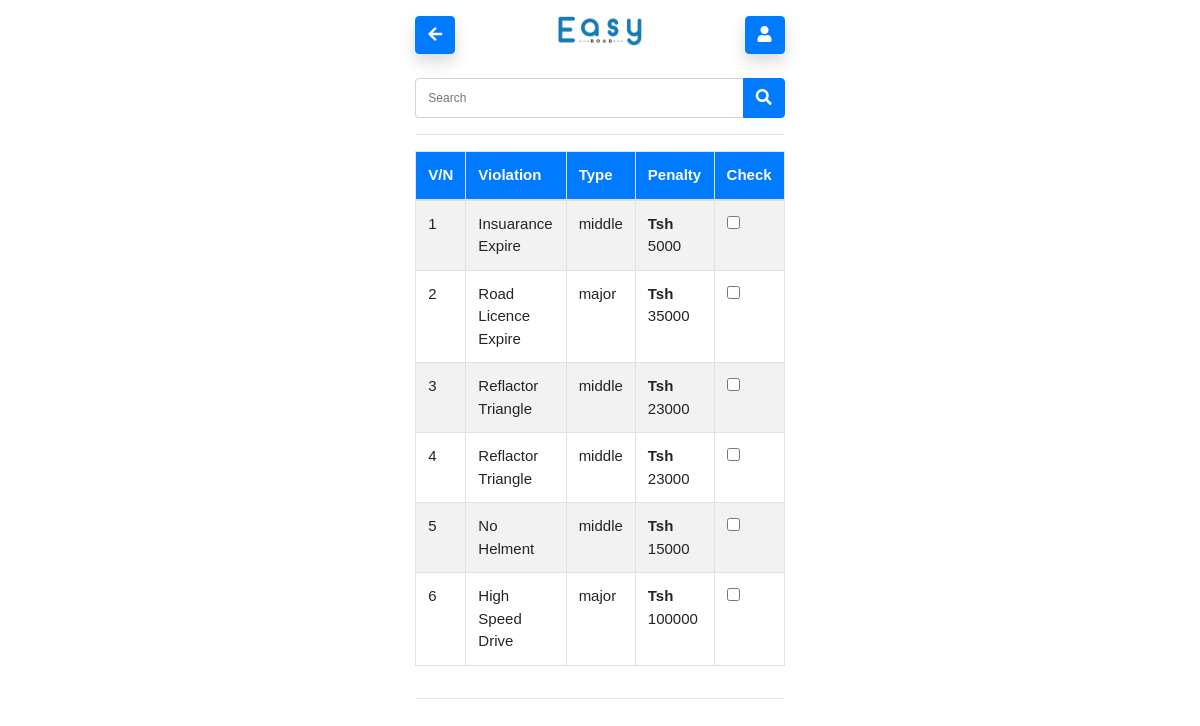
Page /help.php (signed in) on the committed database.
### tables this page shows
CREATE TABLE `violation` (
  `violation_id` int(11) NOT NULL,
  `violation` varchar(100) NOT NULL,
  `vtype` varchar(255) NOT NULL,
  `penalt` int(11) NOT NULL
);

### help.php (the view, shortened to what this page needs)
<?php
require("./Handlers/connection.php");
$search = "";
if (isset($_POST["search"]) && $_POST["search"] != ""){
  $search = $_POST["search"];
  $stmt = $conn->prepare("SELECT * FROM `violation` WHERE violation LIKE '%" . $search . "%'");
}else{
  $stmt = $conn->prepare("SELECT * FROM `violation`");
}
?>
<!DOCTYPE html>
<html lang="en">
<head>
    <?php include 'links.php'; ?>
</head>
<body class="item-align-center">
<div class="container-fluid p-3">
<div class="row">
    <div class="col-lg-4 col-md-3"></div>
    <div class="col-lg-4 col-md-6">
<div class="row" id="header-mobile">
    <div class="col-lg-4 col-md-4 col-4">
        <div class="nav-item">
            <a href="home.php" class="btn btn-primary shadow">
                <i class="fa fa-arrow-left"></i>
              </a>
        </div>
    </div>
    <div class="col-lg-4 col-md-4 col-4 text-center">
        <div class="nav-item">
        <a href="home.php" ><i class="shadow"> </i> <img src="Assets/img/easy-logo 1.png" height="30px" alt=""></a>
        </div>
    </div>
    <div class="col-lg-4 col-md-4 col-4 text-right">
        <div class="nav-item">
            <a href="user.php" class="btn btn-primary shadow">
                <i class="fa fa-user"></i>
              </a>
        </div>
    </div>
</div>
<form action="help.php" method="POST">
<div class="input-group mb-3 mt-4">
    <input type="text" class="form-control search" name="search" placeholder="Search"value="<?php echo $search; ?>" >
    <div class="input-group-append">
    </span> <button class="btn btn-primary search"><i class="fa fa-search "></i></button> </span>
    </div>
  </div>
</form>
  <hr>
        <div class="table-responsive">
        <table class="table table-bordered table-striped">
          <thead class="bg-primary text-white">
            <tr>
              <th>V/N</th>
              <th>Violation</th>
              <th>Type</th>
              <th>Penalty</th>
              <th>Check</th>
            </tr>
          </thead>
          <tbody>
          <?php
$stmt->execute();
$result=$stmt->fetchAll();
$no = 0;
foreach($result as $res){
$no++;
  ?>
            <tr>
            <td value="#"><?php  echo $no; ?></td>
              <td value="#"><?php  echo $res['violation'] ?></td>
              <td value="#"><?php  echo $res['vtype'] ?></td>
              <td value="#"><b>Tsh </b><?php  echo $res['penalt'] ?></td>
              <td><input type="checkbox"></td>
            </tr>
            <?php
}
    ?>
          </tbody>
        </table>
        </div>
<hr>
  </div>
  </div>
</div>
</body>
</html>

### Assets/css/style.css (style rules this page uses)
body { font-family: 'poppins', sans-serif; font-size: 15px; color: #2c2c2c; }
a { text-decoration: none; }
.form-control { font-size: 12px; min-height: 30px; font-weight: 500; }
.search { height: 40px; }
* { margin:0; padding:0; box-sizing:border-box; }

### rows in the picture
violation: violation "Insuarance Expire", vtype "middle", penalt "5000"
violation: violation "Road Licence Expire", vtype "major", penalt "35000"
violation: violation "Reflactor Triangle", vtype "middle", penalt "23000"
violation: violation "Reflactor Triangle", vtype "middle", penalt "23000"
violation: violation "No Helment", vtype "middle", penalt "15000"
violation: violation "High Speed Drive", vtype "major", penalt "100000"
